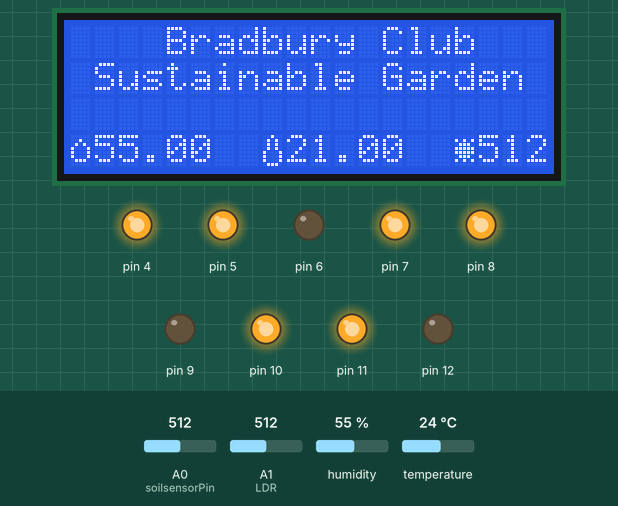
The sketch below on a simulated Arduino Uno, built with avr-gcc and run on an emulated ATmega328P. Shown: 20×4 character LCD, output pins drawn as LEDs (lit = HIGH). The test bench sets the inputs (shaded band); at power-on: temperature 24 °C, A1 (LDR) = 512, A0 (soilsensorPin) = 512, humidity 55 %. What the sketch prints to the serial monitor is not drawn.

Above: at 1.2 s.
1.3 s: temperature set to 19 °C
At 2.9 s:
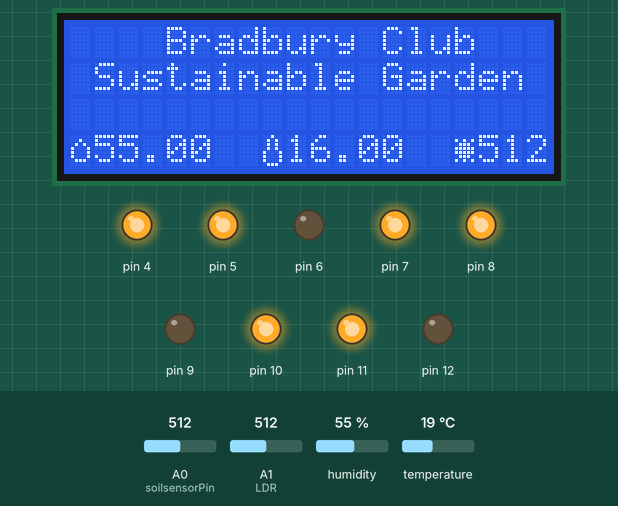
4.1 s: temperature set to 16 °C
At 4.8 s:
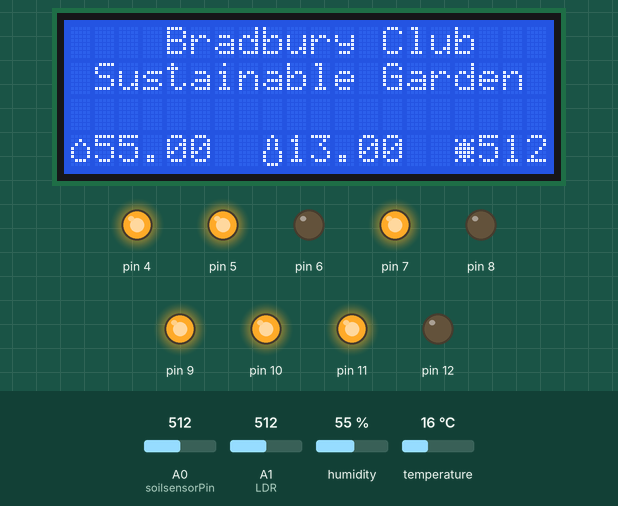
6.9 s: A1 (LDR) set to 603
At 9.6 s:
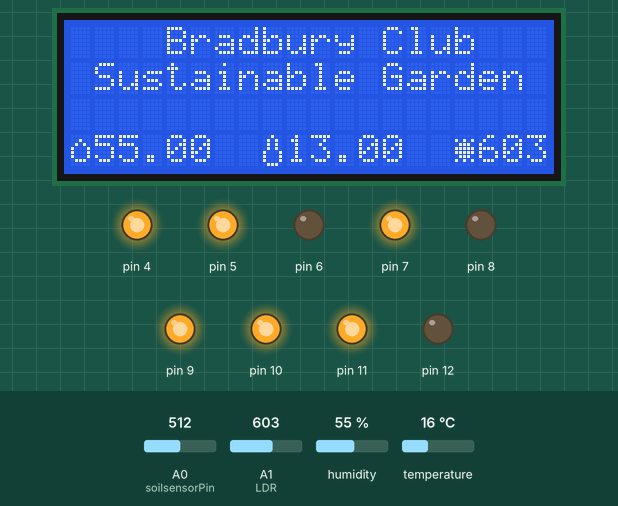
9.9 s: A1 (LDR) set to 628
At 11.9 s:
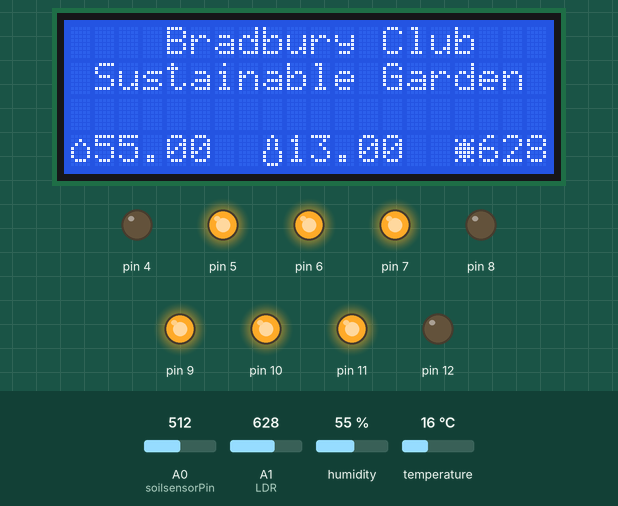
12.7 s: A1 (LDR) set to 30
At 15.7 s:
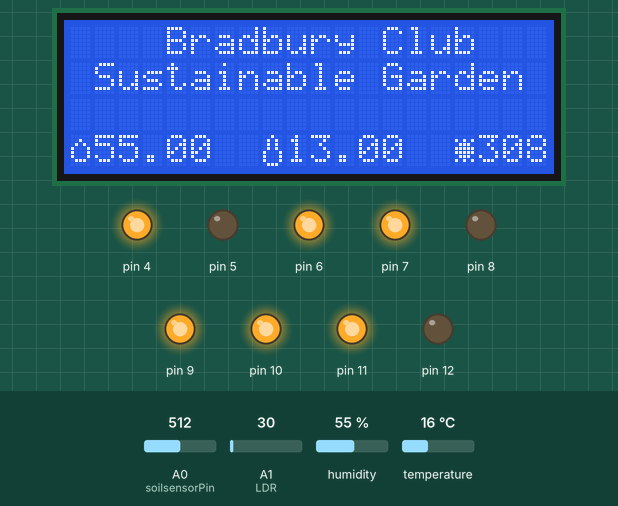
16.1 s: A0 (soilsensorPin) set to 464
18.9 s: A0 (soilsensorPin) set to 431
At 21.4 s:
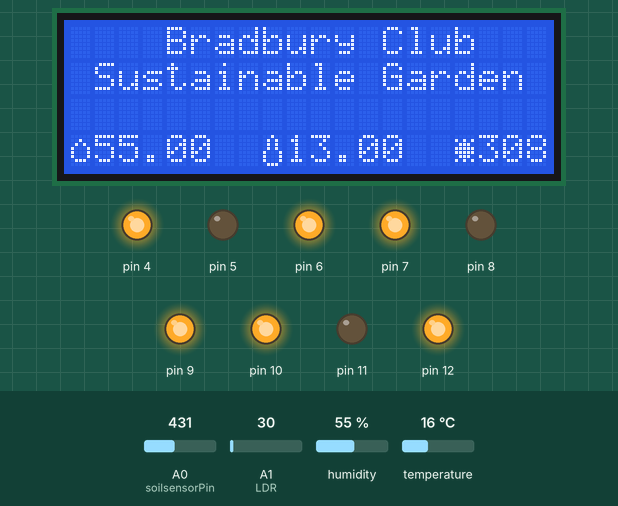
Timing chart, 0 to 22.9 s (numbered marks = the images above; inputs shaded):
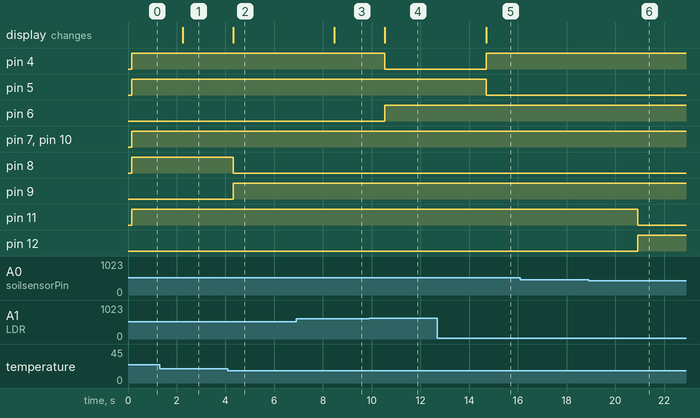

The sketch:

Arduino-Plant-Enviroment-Monitor-main.ino
```cpp
#include <Wire.h> //4 Wire Driver for display
#include <LiquidCrystal_I2C.h> //LCD Display Library
#include <dht11.h> //Temp Sensor Library
#include <RGBLED.h> //RGB Library
#define DHT11PIN 0 //Binding Sensor to pin 0
int soilsensorPin = A0; //Binding Soil Sensor to pin A0
int soilsensorValue;
const int LDR = A1; //LDR to pin A1
int LDR_val = 0;
LiquidCrystal_I2C lcd(0x27, 20, 4);
byte customChar[8] = {0b00000,0b00100,0b01010,0b10001,0b10001,0b10001,0b01110,0b00000};
byte customChar1[8] = {0b00100,0b01010,0b01010,0b01010,0b10001,0b10001,0b10001,0b01110};
byte customChar2[8] = {0b00000,0b10101,0b01110,0b11111,0b11111,0b01110,0b10101,0b00000};
RGBLED tempLED(9,8,7,COMMON_ANODE); //Assigning RGB Pins
RGBLED soilLED(12,11,10,COMMON_ANODE);
RGBLED lightLED(6,5,4,COMMON_ANODE);

dht11 DHT11;

void setup()
{
 lcd.begin(); // initialize the LCD


  Serial.begin(9600); //

  lcd.backlight();  // Turn on the blacklight and print a message.
  lcd.createChar(0, customChar);
  lcd.createChar(1, customChar1);
  lcd.createChar(2, customChar2);
}

void loop()
{
  Serial.println(); //Print Blank Line
  int chk = DHT11.read(DHT11PIN); //Read value from DHT11 Sensor
  //Check and print Values of sensor
  Serial.print("Humidity (%): ");
  Serial.println((float)DHT11.humidity, 2);

  lcd.setCursor(4,0);
  lcd.print("Bradbury Club");

  lcd.setCursor(1,1);
  lcd.print("Sustainable Garden");

  lcd.setCursor(0,3);
  lcd.write((uint8_t)0); //Icon
  lcd.setCursor(1,3);
  lcd.print((float)DHT11.humidity, 2);


  Serial.print("Temperature (C): ");
  Serial.println((float)DHT11.temperature - 3.00, 2);

  lcd.setCursor(8,3);
  lcd.write((uint8_t)1); //Icon
  lcd.setCursor(9,3);
  lcd.print((float)DHT11.temperature - 3.00, 2);


  soilsensorValue = analogRead(soilsensorPin);
  Serial.print("Soil Moisture Value: ");
  Serial.println(soilsensorValue);

  LDR_val = analogRead(LDR);
  Serial.print("LDR Value is: ");
  Serial.println(LDR_val);

  lcd.setCursor(16,3);
  lcd.write((uint8_t)2); //Icon
  lcd.setCursor(17,3);
  lcd.print(LDR_val);

if(soilsensorValue < 350.00 )
  {soilLED.writeRGB(0,0,255);} //If sensor less than 350 then turn on blue LED
  else if (soilsensorValue > 351.00 && soilsensorValue < 450.00)
  {soilLED.writeRGB(0,255,0);} //If sensor more than 351 and less than 450 turn on green LED
  else
  {soilLED.writeRGB(255,0,0);} //Otherwise turn on Red LED

  if(LDR_val < 500.00 )
  {lightLED.writeRGB(0,255,0);}
  else if (LDR_val > 501.00 && LDR_val < 620.00)
  {lightLED.writeRGB(255,0,0);}
  else
  {lightLED.writeRGB(0,0,255);}

  if(DHT11.temperature < 18.00 )
  {tempLED.writeRGB(0,255,0);}
  else if (DHT11.temperature > 19.00 && DHT11.temperature < 24.00)
  {tempLED.writeRGB(0,0,255);}
  else
  {tempLED.writeRGB(255,0,0);}
  //Turn on LEDs based on status.


  delay(2000); //Update every 2 seconds

}
```

Measured:
- the behaviour switches between 18 and 17 °C on temperature (found by bisection; images 1 and 2)
- the behaviour switches between 619 and 620 on A1 (LDR) (found by bisection; images 3 and 4)
- the behaviour switches between 450 and 449 on A0 (soilsensorPin) (found by bisection; images 5 and 6)
- after the input at 1.3 s, the display: changes after 0.94 s (image 1)
- after the input at 4.1 s, pin 8: HIGH → LOW after 0.22 s; pin 9: LOW → HIGH after 0.22 s; the display: changes after 0.22 s (image 2)
- after the input at 6.9 s, the display: changes after 1.6 s (image 3)
- after the input at 9.9 s, pin 4: HIGH → LOW after 0.65 s; pin 6: LOW → HIGH after 0.65 s; the display: changes after 0.65 s (image 4)
- after the input at 12.7 s, pin 4: LOW → HIGH after 2.0 s; pin 5: HIGH → LOW after 2.0 s; the display: changes after 2.0 s (image 5)
- after the input at 16.1 s, every drawn part: stays the same
- after the input at 18.9 s, pin 11: HIGH → LOW after 2.0 s; pin 12: LOW → HIGH after 2.0 s
